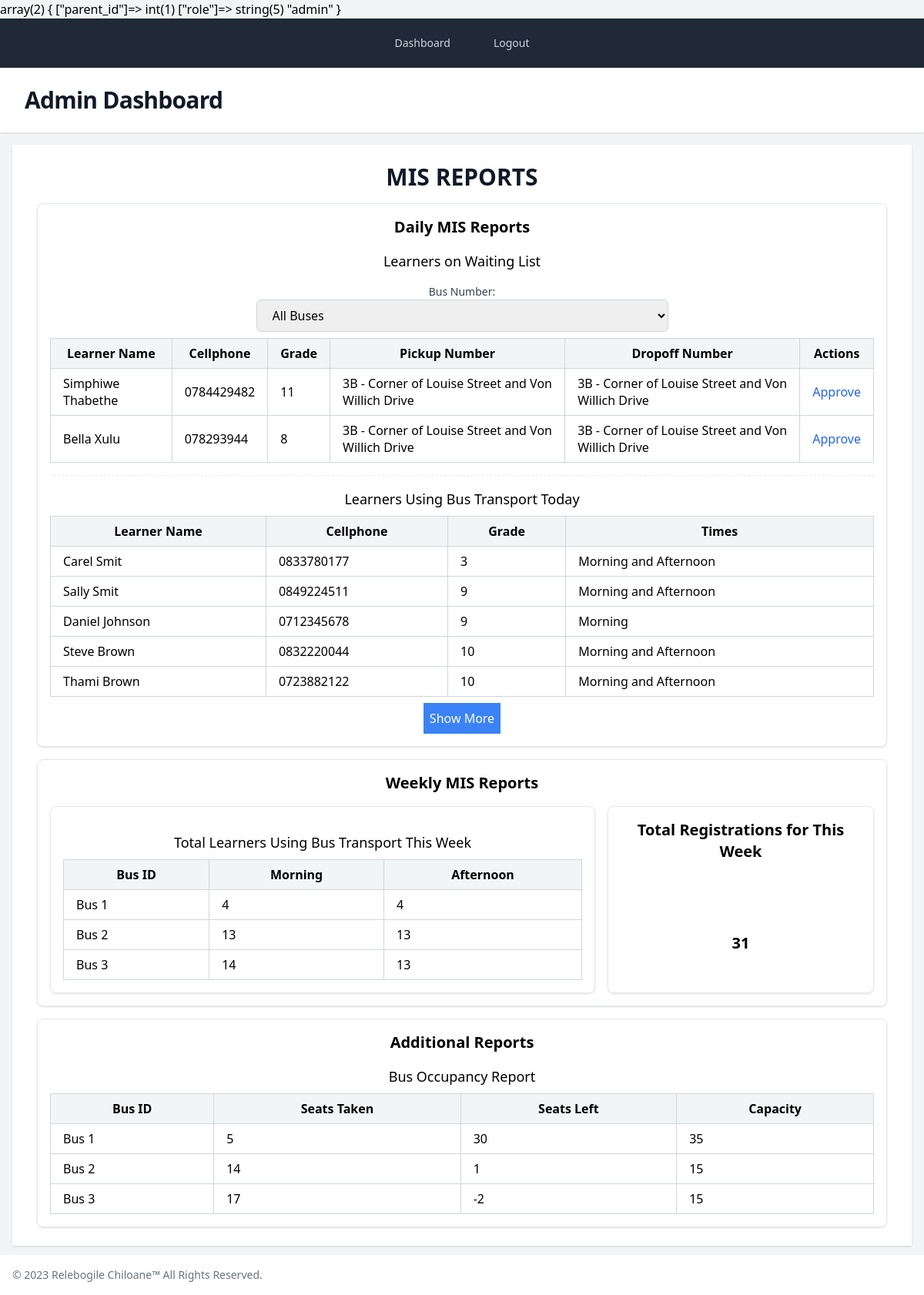
Screenshot of /dashboard (signed in) with the database file from the repository.
### tables this page shows
CREATE TABLE `registrations` (
  `registration_id` int(11) NOT NULL,
  `parent_id` int(11) NOT NULL,
  `learner_id` int(11) NOT NULL,
  `bus_id` int(2) NOT NULL,
  `pickup_num` varchar(2) NOT NULL,
  `dropoff_num` varchar(2) NOT NULL,
  `status` varchar(55) NOT NULL,
  `date` datetime NOT NULL DEFAULT current_timestamp()
);

CREATE TABLE `learner` (
  `id` int(11) NOT NULL,
  `parent_id` int(11) NOT NULL,
  `name` varchar(50) NOT NULL,
  `surname` varchar(50) NOT NULL,
  `cellphone` int(10) NOT NULL,
  `grade` int(3) NOT NULL
);

CREATE TABLE `routes` (
  `route_id` int(11) NOT NULL,
  `bus_num` int(11) NOT NULL,
  `pickup_num` varchar(2) NOT NULL,
  `pickup_name` varchar(55) NOT NULL,
  `pickup_time` time NOT NULL,
  `dropoff_num` varchar(2) NOT NULL,
  `dropoff_name` varchar(55) NOT NULL,
  `dropoff_time` time NOT NULL
);

CREATE TABLE `bus` (
  `id` int(2) NOT NULL,
  `route` varchar(55) NOT NULL,
  `capacity` int(13) NOT NULL,
  `ticket_price` int(11) NOT NULL DEFAULT 420
);

### app/views/admin/dashboard.view.php (the view, shortened to what the rows shown need)
<?php use app\controllers\admin\AdminController;
include base_path('/app/views/partials/head.php'); ?>
<?php include base_path('/app/views/partials/nav.php'); ?>
<?php include base_path('/app/views/partials/header.php'); ?>
<?php
$db = new Database();
$learner = new Learner($db);
$bus = new Bus($db);
$route = new BusRoutes($db);
$registrations = new BusRegistration($db);
?>
<main class="p-4 min-h-full pb-16">
    <div class="mx-auto max-w-7xl py-6 sm:px-6 lg:px-8 text-center bg-white shadow">
        <h1 class="text-3xl font-extrabold text-gray-900 mb-4">MIS REPORTS</h1>
        <div
        ">
        <div class="border p-4 rounded-lg shadow mb-4">
            <h2 class="text-xl font-semibold">Daily MIS Reports</h2>
            <div class="mt-4 border-b border-dashed pb-4">
                <h3 class="text-lg font-medium">Learners on Waiting List</h3>
                <div class="mt-4 w-1/2 mx-auto">
                    <div class="flex-1">
                        <label for="bus-number" class="block text-sm font-medium text-gray-700">Bus Number:</label>
                        <select id="bus-number" class="w-full border border-gray-300 rounded-md px-4 py-2" required
                                onchange="showByBus(this.value)">
                            <option value="all">All Buses</option>
                        </select>
                    </div>
                </div>
                <table class="w-full border-collapse border border-gray-300 mt-2">
                    <thead>
                    <tr class="bg-gray-100">
                        <th class="border border-gray-300 px-4 py-2">Learner Name</th>
                        <th class="border border-gray-300 px-4 py-2">Cellphone</th>
                        <th class="border border-gray-300 px-4 py-2">Grade</th>
                        <th class="border border-gray-300 px-4 py-2">Pickup Number</th>
                        <th class="border border-gray-300 px-4 py-2">Dropoff Number</th>
                        <th class="border border-gray-300 px-4 py-2">Actions</th>
                    </tr>
                    </thead>
                    <tbody id="waiting_list">
                    <?php foreach ($waitingList
                    as $list) : ?>
                    <tr>
                        <td class="border border-gray-300 px-4 py-2"><?= $learner->getLearner($list['learner_id'])['name'] . ' ' . $learner->getLearner($list['learner_id'])['surname'] ?></td>
                        <td class="border border-gray-300 px-4 py-2"><?= '0' . $learner->getLearner($list['learner_id'])['cellphone'] ?></td>
                        <td class="border border-gray-300 px-4 py-2"><?= $learner->getLearner($list['learner_id'])['grade'] ?></td>
                        <td class="border border-gray-300 px-4 py-2"><?= $list['pickup_num'] . ' - ' . $route->getPickup($list['pickup_num'])['pickup_name'] ?></td>
                        <td class="border border-gray-300 px-4 py-2"><?= $list['dropoff_num'] . ' - ' . $route->getDropoff($list['dropoff_num'])['dropoff_name'] ?></td>
                        <form action="/approve " method="get">
                            <td class="border border-gray-300 px-4 py-2">
                                <button type="submit" class="text-blue-600 hover:underline">Approve</button>
                            </td>
                        </form>
                    </tr>
                    </tbody>
                    <?php endforeach; ?>
                </table>
            </div>
            <div class="mt-4">
                <h3 class="text-lg font-medium">Learners Using Bus Transport Today</h3>
                <table class="w-full border-collapse border border-gray-300 mt-2">
                    <thead>
                    <tr class="bg-gray-100">
                        <th class="border border-gray-300 px-4 py-2">Learner Name</th>
                        <th class="border border-gray-300 px-4 py-2">Cellphone</th>
                        <th class="border border-gray-300 px-4 py-2">Grade</th>
                        <th class="border border-gray-300 px-4 py-2">Times</th>
                    </tr>
                    </thead>
                    <tbody>
                    <?php
                    $rowCount = 0;
                    foreach ($approvedList as $list) :
                        $rowCount++;
                        ?>
                        <tr class="data-row">
                            <td class="border border-gray-300 px-4 py-2"><?= $learner->getLearner($list['learner_id'])['name'] . ' ' . $learner->getLearner($list['learner_id'])['surname'] ?></td>
                            <td class="border border-gray-300 px-4 py-2"><?= '0' . $learner->getLearner($list['learner_id'])['cellphone'] ?></td>
                            <td class="border border-gray-300 px-4 py-2"><?= $learner->getLearner($list['learner_id'])['grade'] ?></td>
                            <td class="border border-gray-300 px-4 py-2">
                                <?php
                                if (!empty($list['pickup_num']) && !empty($list['dropoff_num'])) {
                                    echo "Morning and Afternoon";
                                } elseif (!empty($list['pickup_num'])) {
                                    echo "Morning";
                                } elseif (!empty($list['dropoff_num'])) {
                                    echo "Afternoon";
                                }
                                ?>
                            </td>
                        </tr>
                    <?php endforeach; ?>
                    </tbody>
                </table>
                <?php
                $maxRowsToShow = 5;
                if ($rowCount > $maxRowsToShow) :
                    ?>
                    <button id="showMoreBtn" class="mt-2 p-2 bg-blue-500 cursor-pointer text-white">
                        Show More
                    </button>
                <?php endif; ?>
            </div>
        </div>
    </div>
    <div class="border p-4 rounded-lg mt-4 shadow">
        <h2 class="text-xl font-semibold">Weekly MIS Reports</h2>
        <div class="mt-4 grid grid-cols-1 lg:grid-cols-3 gap-4">
            <div class="border p-4 rounded-lg shadow col-span-2">
                <div class="mt-4">
                    <h3 class="text-lg font-medium">Total Learners Using Bus Transport This Week</h3>
                    <table class="w-full border-collapse border border-gray-300 mt-2">
                        <thead>
                        <tr class="bg-gray-100">
                            <th class="border border-gray-300 px-4 py-2">Bus ID</th>
                            <th class="border border-gray-300 px-4 py-2">Morning</th>
                            <th class="border border-gray-300 px-4 py-2">Afternoon</th>
                        </tr>
                        </thead>
                        <tbody>
                        <?php $buses = $bus->getBuses() ?>
                        <?php foreach ($buses as $list) : ?>
                            <tr>
                                <td class="border border-gray-300 px-4 py-2"><?= 'Bus ' . $list['id'] ?></td>
                                <td class="border border-gray-300 px-4 py-2"><?= $registrations->getWeeklyMorningCount($list['id'])['morning_trip_count'] ?></td>
                                <td class="border border-gray-300 px-4 py-2"><?= $registrations->getWeeklyAfternoonCount($list['id'])['afternoon_trip_count'] ?></td>
                            </tr>
                        <?php endforeach; ?>
                        </tbody>
                    </table>
                </div>
            </div>
            <div class="border p-4 rounded-lg shadow">
                <h2 class="text-xl font-semibold">Total Registrations for This Week</h2>
                <div class="flex flex-col justify-center h-full">
                    <p class="text-xl font-bold text-center my-auto"><?= $registrations->getThisWeek() ?></p>
                </div>
            </div>
        </div>
    </div>
    <div class="border p-4 rounded-lg mt-4 shadow">
        <h2 class="text-xl font-semibold">Additional Reports</h2>
        <div class="mt-4">
            <h3 class="text-lg font-medium">Bus Occupancy Report</h3>
            <table class="w-full border-collapse border border-gray-300 mt-2">
                <thead>
                <tr class="bg-gray-100">
                    <th class="border border-gray-300 px-4 py-2">Bus ID</th>
                    <th class="border border-gray-300 px-4 py-2">Seats Taken</th>
                    <th class="border border-gray-300 px-4 py-2">Seats Left</th>
                    <th class="border border-gray-300 px-4 py-2">Capacity</th>
                </tr>
                </thead>
                <tbody>
                <?php foreach ($buses as $list) : ?>
                    <tr>
                        <td class="border border-gray-300 px-4 py-2">Bus <?= $list['id'] ?></td>
                        <td class="border border-gray-300 px-4 py-2"><?= $registrations->getRegistrationsPerBus($list['id']) ?></td>
                        <td class="border border-gray-300 px-4 py-2"><?= $registrations->availableSeats($list['id']) ?></td>
                        <td class="border border-gray-300 px-4 py-2"><?= $list['capacity'] ?></td>
                    </tr>
                <?php endforeach; ?>
                </tbody>
            </table>
        </div>
    </div>
    </div>
</main>
<?php include base_path('/app/views/partials/footer.php'); ?>

### app/classes/Router.php (shortened to what the rows shown need)
<?php
class Router
{
    private array $routes = [];
    public function addRoute($method, $path, $controller): void
    {
        $this->routes[] = ['method' => $method, 'path' => $path, 'controller' => $controller];
    }
    public function handleRequest(): void
    {
        $requestMethod = $_SERVER['REQUEST_METHOD'];
        $requestPath = parse_url($_SERVER['REQUEST_URI'], PHP_URL_PATH);
        foreach ($this->routes as $route) {
            if ($route['method'] === $requestMethod && $route['path'] === $requestPath) {
                $controllerFile = str_replace('\\', '/', $route['controller']) . '.php';
                $controllerPath = base_path("app/controllers/$controllerFile");
                if (file_exists($controllerPath)) {
                    require_once $controllerPath;
                } else {
                    echo "Controller not found.";
                    var_dump($controllerPath);
                }
                return;
            }
        }
    }
}

### rows the page displays
registrations: learner.name "Simphiwe", learner.surname "Thabethe", learner.cellphone "784429482", learner.grade "11", pickup_num "3B", pickup_num.pickup_name "Corner of Louise Street and Von Willich Drive", dropoff_num "3B", dropoff_num.dropoff_name "Corner of Louise Street and Von Willich Drive"
registrations: learner.name "Bella", learner.surname "Xulu", learner.cellphone "78293944", learner.grade "8", pickup_num "3B", pickup_num.pickup_name "Corner of Louise Street and Von Willich Drive", dropoff_num "3B", dropoff_num.dropoff_name "Corner of Louise Street and Von Willich Drive"
registrations: learner.name "Carel", learner.surname "Smit", learner.cellphone "833780177", learner.grade "3", pickup_num "Morning and Afternoon"
registrations: learner.name "Sally", learner.surname "Smit", learner.cellphone "849224511", learner.grade "9", pickup_num "Morning and Afternoon"
registrations: learner.name "Daniel", learner.surname "Johnson", learner.cellphone "712345678", learner.grade "9", pickup_num "Morning"
registrations: learner.name "Steve", learner.surname "Brown", learner.cellphone "832220044", learner.grade "10", pickup_num "Morning and Afternoon"
registrations: learner.name "Thami", learner.surname "Brown", learner.cellphone "723882122", learner.grade "10", pickup_num "Morning and Afternoon"
bus: id "1", WeeklyMorningCount "4", WeeklyAfternoonCount "4", RegistrationsPerBus "5", availableSeats "30", capacity "35"
bus: id "2", WeeklyMorningCount "13", WeeklyAfternoonCount "13", RegistrationsPerBus "14", availableSeats "1", capacity "15"
bus: id "3", WeeklyMorningCount "14", WeeklyAfternoonCount "13", RegistrationsPerBus "17", availableSeats "-2", capacity "15"

### other values shown
$registrations->getThisWeek() "31"
